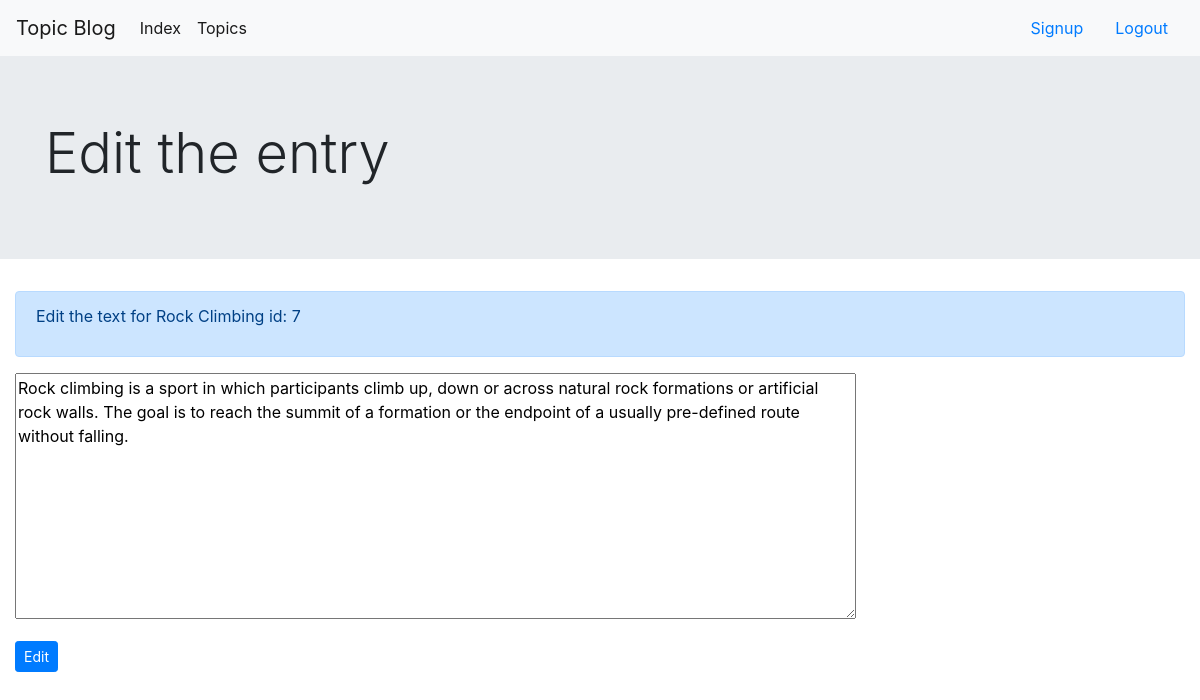
The app's page /edit_entry/7 (signed in) with its own data.
### topicApp/models.py (models this page shows, shortened)
class Entry(models.Model):
    topic = models.ForeignKey(Topic, on_delete=models.CASCADE)
    text = models.TextField()
    date_added = models.DateTimeField(auto_now_add=True)
    class Meta:
        verbose_name_plural = 'Entries'

class Topic(models.Model):
    text = models.CharField(max_length=100)
    date_added = models.DateTimeField(auto_now_add=True)
    def __str__(self):
        return self.text

### topicApp/views.py (the view)
# urls.py: url(r'edit_entry/(?P<entry_id>\d+)', views.edit_entry, name='edit_entry')
@ login_required(login_url = '/users/login')
def edit_entry(request, entry_id):
    entry = Entry.objects.get(id =entry_id)
    topic = entry.topic
    if request.method == "POST":
        form = EntryForm(instance= entry, data=request.POST)
        if form.is_valid():
            form.save()
            return HttpResponseRedirect(reverse('topic', args=[topic.id]))
    else:
        form = EntryForm(instance=entry)
    return render(request, 'topicApp/edit_entry.html', {'form':form,
                                                        'entry': entry})

### topicApp/forms.py
class EntryForm(forms.ModelForm):
    class Meta:
        model = Entry
        fields = ['text']
        labels = {'text': ''}
        widgets = {'text': forms.Textarea(attrs={'cols':80})}

### templates/topicApp/edit_entry.html (shortened to what this page needs)
{% extends 'topicApp/base.html' %}
{% block bodyBlock %}
    <div class="jumbotron jumbotron-fluid">
        <div class="container">
            <h1 class="display-4">Edit the entry</h1>
        </div>
    </div>
    <div class="container-fluid">
        <form method="post">
            <div class="alert alert-primary" role="alert">
            <p> Edit the text for {{ entry.topic }} id: {{ entry.id }}</p>
            </div>
            {{ form.as_p}}
            <button type="submit" class="btn btn-primary btn-sm" value="Edit">
                Edit
            </button>
        </form>
    </div>
{% endblock %}

### records on screen
Entry: topic "Rock Climbing", id "7", text "Rock climbing is a sport in which participants climb up, down or across natural rock formations or artificial rock walls. The goal is to reach the summit of a formation or the endpoint of a usually pre-defined route without falling."
